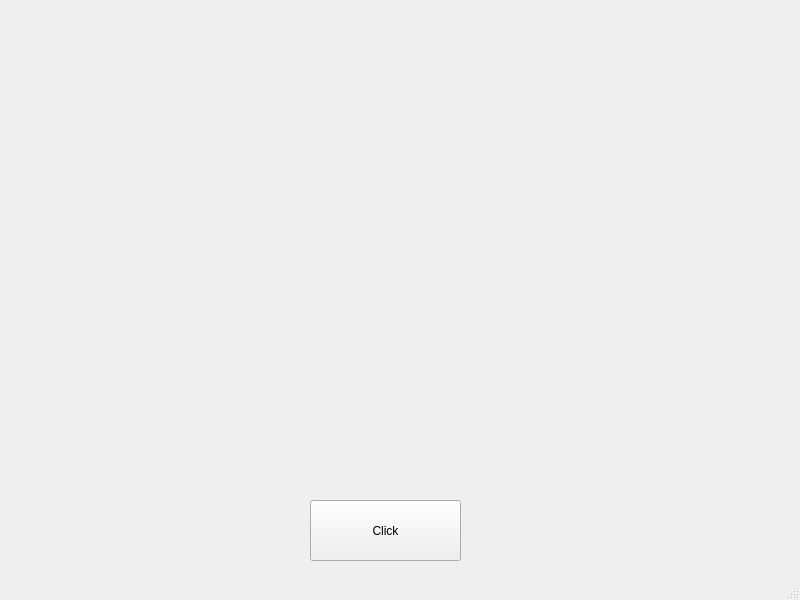
<?xml version="1.0" encoding="UTF-8"?>
<ui version="4.0">
 <class>MainWindow</class>
 <widget class="QMainWindow" name="MainWindow">
  <property name="geometry">
   <rect>
    <x>0</x>
    <y>0</y>
    <width>800</width>
    <height>600</height>
   </rect>
  </property>
  <property name="windowTitle">
   <string>Git и желтые окружности</string>
  </property>
  <widget class="QWidget" name="centralwidget">
   <widget class="QPushButton" name="pushButton">
    <property name="geometry">
     <rect>
      <x>310</x>
      <y>500</y>
      <width>151</width>
      <height>61</height>
     </rect>
    </property>
    <property name="text">
     <string>Click</string>
    </property>
   </widget>
  </widget>
  <widget class="QStatusBar" name="statusbar"/>
 </widget>
 <resources/>
 <connections/>
</ui>
